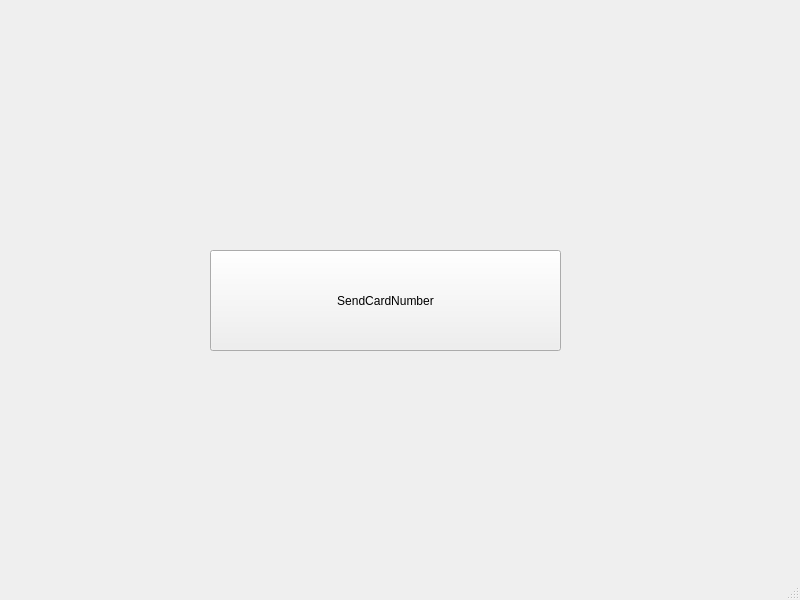
<?xml version="1.0" encoding="UTF-8"?>
<ui version="4.0">
 <class>MainWindow</class>
 <widget class="QMainWindow" name="MainWindow">
  <property name="geometry">
   <rect>
    <x>0</x>
    <y>0</y>
    <width>800</width>
    <height>600</height>
   </rect>
  </property>
  <property name="windowTitle">
   <string>MainWindow</string>
  </property>
  <widget class="QWidget" name="centralwidget">
   <widget class="QPushButton" name="btn_sendCardNum">
    <property name="geometry">
     <rect>
      <x>210</x>
      <y>250</y>
      <width>351</width>
      <height>101</height>
     </rect>
    </property>
    <property name="text">
     <string>SendCardNumber</string>
    </property>
   </widget>
  </widget>
  <widget class="QMenuBar" name="menubar">
   <property name="geometry">
    <rect>
     <x>0</x>
     <y>0</y>
     <width>800</width>
     <height>25</height>
    </rect>
   </property>
  </widget>
  <widget class="QStatusBar" name="statusbar"/>
 </widget>
 <resources/>
 <connections/>
</ui>
